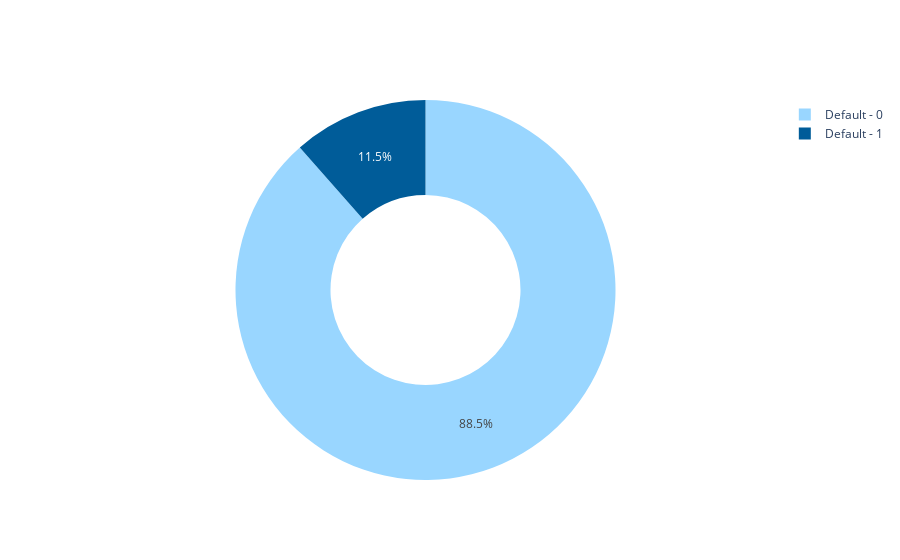

Notebook code for this chart:
### Code cell
# Class distribution
labels = ["Default - 0", "Default - 1"]
values = np.bincount(y_train)

print(X_train.shape, y_train.shape)
print(np.bincount(y_train))

donut = go.Figure(data=[go.Pie(labels=labels, values=values, hole=.5, marker_colors=["rgb(153, 214, 255)", "rgb(0, 92, 153)"])])
donut.show()

### Figure 1 — Plotly figure (JSON) as saved in the notebook; plotly's stock layout.template omitted (floating-point values rounded to 4 significant figures)
{"data": [{"hole": 0.5, "labels": ["Default - 0", "Default - 1"], "marker": {"colors": ["rgb(153, 214, 255)", "rgb(0, 92, 153)"]}, "type": "pie", "values": [4962, 645]}], "layout": {}}
